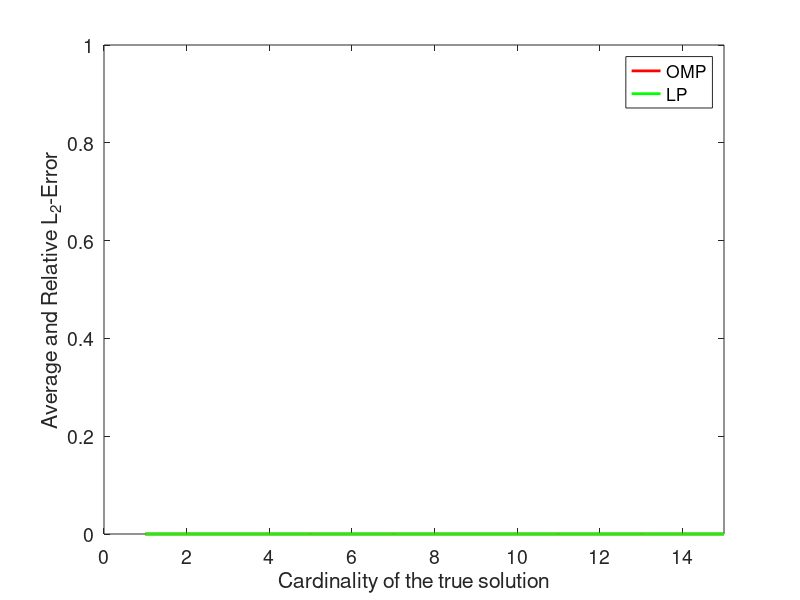
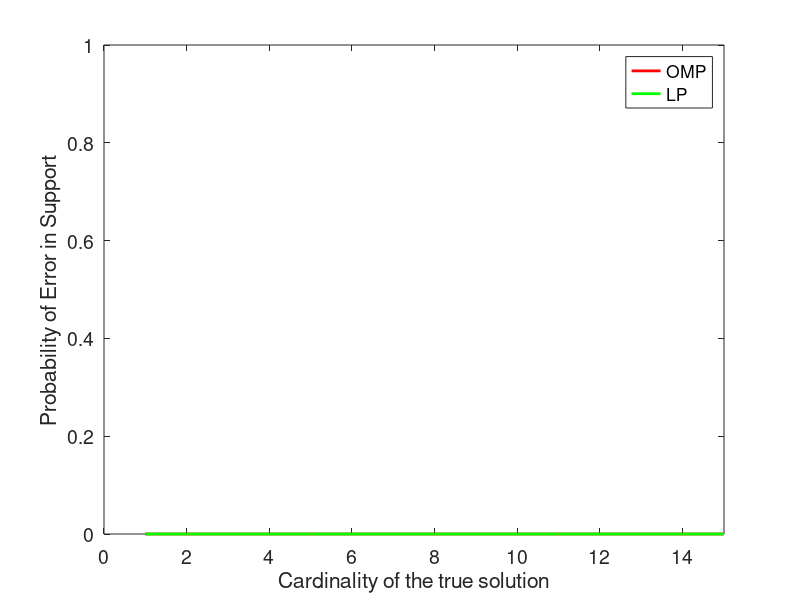

Recreate these plots in MATLAB, in order.
% In this project we demonstrate the OMP and BP algorithms, by running them 
% on a set of signals and checking whether they provide the desired outcome
 
%% Parameters
 
% TODO: Set the length of the signal
% Write your code here... n = ????;
n=50;

% TODO: Set the number of atoms in the dictionary
% Write your code here... m = ????;
m=100;

% TODO: Set the maximum number of non-zeros in the generated vector
% Write your code here... s_max = ????;
s_max = 15;

% TODO: Set the minimal entry value
% Write your code here... min_coeff_val = ????;
min_coeff_val = 1;

% TODO: Set the maximal entry value
% Write your code here... max_coeff_val = ????;
max_coeff_val = 3;

% Number of realizations
num_realizations = 200;

% Base seed: A non-negative integer used to reproduce the results
% TODO: Set an arbitrary value for base seed
% Write your code here... base_seed = ????;
base_seed = 120;

%% Create the dictionary
 
% TODO: Create a random matrix A of size (n x m)
% Write your code here... A = ????;
rand('seed',base_seed);
A=randn(n,m);
 
% TODO: Normalize the columns of the matrix to have a unit norm
% Write your code here... A_normalized = ????;
for k=1:1:m
  A_normalized(:,k) = A(:,k)/norm(A(:,k), 2);
end


%% Create data and run OMP and BP
 
% Nullify the entries in the estimated vector that are smaller than eps
eps_coeff = 1e-4;
% Set the optimality tolerance of the linear programing solver
tol_lp = 1e-4;
 
% Allocate a matrix to save the L2 error of the obtained solutions
L2_error = zeros(s_max,num_realizations,2); 
% Allocate a matrix to save the support recovery score
support_error = zeros(s_max,num_realizations,2);
           
% Loop over the sparsity level
for s = 1:s_max
    
    % Use the same random seed in order to reproduce the results if needed
    rand('seed',s+base_seed);
    
    % Loop over the number of realizations
    for experiment = 1:num_realizations
   
        % In this part we will generate a test signal b = A_normalized*x by 
        % drawing at random a sparse vector x with s non-zeros entries in 
        % true_supp locations with values in the range of [min_coeff_val, max_coeff_val]
        x = zeros(m,1);
        
        % TODO: Draw at random a true_supp vector
        % Write your code here... true_supp = ????;
        true_supp = randperm(m,s); % m represents the column chosen, s represents how many columns to choose
        
        % TODO: Draw at random the coefficients of x in true_supp locations
        % Write your code here... x = ????;
        for i =1:s
          x(true_supp(i)) = ((rand(1) > 0.5)*2 - 1)*((3-1).*rand(1)+1);
        end
        
        
        % TODO: Create the signal b
        % Write your code here... b = ????;
        b = A_normalized*x;
        
        % TODO: Run OMP
        % Write your code here... x_omp = omp(????, ????, ????);
        
                
        % TODO: Compute the relative L2 error
        % Write your code here... L2_error(s,experiment,1) = ????;
        
        
        % TODO: Get the indices of the estimated support
        % Write your code here... estimated_supp = ????;
        
        
        % TODO: Compute the support recovery score
        % Write your code here... support_error(s,experiment,1) = ????;
        
        
        % TODO: Run BP
        % Write your code here... x_lp = lp(????, ????, ????);
        
        
        % TODO: Compute the relative L2 error
        % Write your code here... L2_error(s,experiment,2) = ????;
        
        
        % TODO: Get the indices of the estimated support, where the
        % coeffecients are larger (in absolute value) than eps_coeff
        % Write your code here... estimated_supp = ????;
        
        
        % TODO: Compute the support recovery error
        % Write your code here... support_error(s,experiment,2) = ????;
                
 
    end
    
end
 
%% Display the results 
 
% Plot the average relative L2 error, obtained by the OMP and BP versus the cardinality
figure(1); clf; 
plot(1:s_max,mean(L2_error(1:s_max,:,1),2),'r','LineWidth',2); hold on;
plot(1:s_max,mean(L2_error(1:s_max,:,2),2),'g','LineWidth',2); 
xlabel('Cardinality of the true solution');
ylabel('Average and Relative L_2-Error');
set(gca,'FontSize',14);
legend({'OMP','LP'});
axis([0 s_max 0 1]);
 
% Plot the average support recovery score, obtained by the OMP and BP versus the cardinality
figure(2); clf; 
plot(1:s_max,mean(support_error(1:s_max,:,1),2),'r','LineWidth',2); hold on;
plot(1:s_max,mean(support_error(1:s_max,:,2),2),'g','LineWidth',2); 
xlabel('Cardinality of the true solution');
ylabel('Probability of Error in Support');
set(gca,'FontSize',14);
legend({'OMP','LP'});
axis([0 s_max 0 1]);

